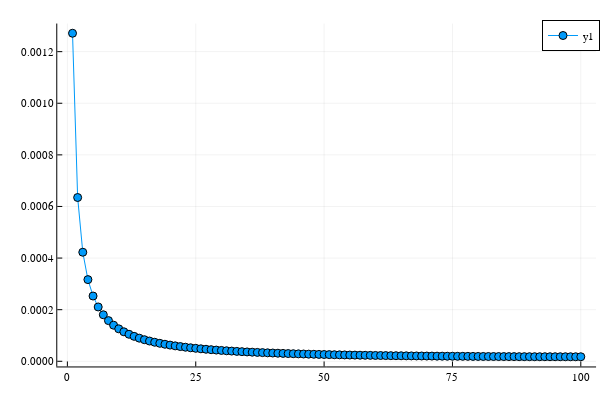

The cell this chart's notebook holds for it:
### Code cell
c = zeros(length(b[:, 2]))
for i in 1:length(b[:, 2])
    c[i] = (2 / b[i, 1]) * (sqrt(1 + b[i, 2]^2) - b[i, 2])
end
display(c)
plot(c, shape=:auto)

### Figure 1 — Plotly figure (JSON) as saved in the notebook; plotly's stock layout.template omitted (floating-point values rounded to 4 significant figures)
{"data": [{"colorbar": {"len": 0.9525, "title": "", "x": 0.9934, "y": 0.5139}, "legendgroup": "y1", "line": {"color": "rgba(0, 154, 250, 1.000)", "dash": "solid", "shape": "linear", "width": 1}, "marker": {"color": "rgba(0, 154, 250, 1.000)", "line": {"color": "rgba(0, 0, 0, 1.000)", "width": 1}, "size": 8, "symbol": "circle"}, "mode": "lines+markers", "name": "y1", "showlegend": true, "type": "scatter", "x": [1, 2, 3, 4, 5, 6, 7, 8, 9, 10, 11, 12, 13, 14, 15, 16, 17, 18, 19, 20, 21, 22, 23, 24, 25, 26, 27, 28, 29, 30, 31, 32, 33, 34, 35, 36, 37, 38, 39, 40, 41, 42, 43, 44, 45, 46, 47, 48, 49, 50, 51, 52, 53, 54, 55, 56, 57, 58, 59, 60, 61, 62, 63, 64, 65, 66, 67, 68, 69, 70, 71, 72, 73, 74, 75, 76, 77, 78, 79, 80, 81, 82, 83, 84, 85, 86, 87, 88, 89, 90, 91, 92, 93, 94, 95, 96, 97, 98, 99, 100], "xaxis": "x", "y": [0.001271, 0.0006347, 0.0004226, 0.0003165, 0.0002529, 0.0002105, 0.0001803, 0.0001576, 0.00014, 0.0001259, 0.0001143, 0.0001047, 9.664e-05, 8.97e-05, 8.369e-05, 7.843e-05, 7.381e-05, 6.97e-05, 6.603e-05, 6.273e-05, 5.976e-05, 5.705e-05, 5.459e-05, 5.234e-05, 5.027e-05, 4.837e-05, 4.661e-05, 4.498e-05, 4.347e-05, 4.206e-05, 4.075e-05, 3.952e-05, 3.837e-05, 3.729e-05, 3.628e-05, 3.532e-05, 3.442e-05, 3.358e-05, 3.277e-05, 3.202e-05, 3.13e-05, 3.062e-05, 2.997e-05, 2.936e-05, 2.878e-05, 2.822e-05, 2.769e-05, 2.719e-05, 2.671e-05, 2.625e-05, 2.582e-05, 2.54e-05, 2.5e-05, 2.462e-05, 2.425e-05, 2.39e-05, 2.357e-05, 2.325e-05, 2.294e-05, 2.265e-05, 2.237e-05, 2.21e-05, 2.184e-05, 2.159e-05, 2.136e-05, 2.113e-05, 2.091e-05, 2.07e-05, 2.05e-05, 2.03e-05, 2.012e-05, 1.994e-05, 1.977e-05, 1.961e-05, 1.945e-05, 1.93e-05, 1.916e-05, 1.903e-05, 1.89e-05, 1.877e-05, 1.866e-05, 1.855e-05, 1.844e-05, 1.834e-05, 1.825e-05, 1.816e-05, 1.808e-05, 1.801e-05, 1.794e-05, 1.788e-05, 1.782e-05, 1.777e-05, 1.772e-05, 1.768e-05, 1.765e-05, 1.762e-05, 1.76e-05, 1.759e-05, 1.758e-05, 1.758e-05], "yaxis": "y"}], "layout": {"annotations": [], "height": 400, "legend": {"bgcolor": "rgba(255, 255, 255, 1.000)", "bordercolor": "rgba(0, 0, 0, 1.000)", "borderwidth": 1, "font": {"color": "rgba(0, 0, 0, 1.000)", "family": "sans-serif", "size": 11}, "title": {"font": {"color": "rgba(0, 0, 0, 1.000)", "family": "sans-serif", "size": 15}, "text": ""}, "tracegroupgap": 0, "traceorder": "normal", "x": 1, "xanchor": "auto", "y": 1, "yanchor": "auto"}, "margin": {"b": 20, "l": 0, "r": 0, "t": 20}, "paper_bgcolor": "rgba(255, 255, 255, 1.000)", "plot_bgcolor": "rgba(255, 255, 255, 1.000)", "showlegend": true, "width": 600, "xaxis": {"anchor": "y", "domain": [0.09545, 0.9934], "gridcolor": "rgba(0, 0, 0, 0.100)", "gridwidth": 0.5, "linecolor": "rgba(0, 0, 0, 1.000)", "mirror": false, "range": [-1.97, 103.0], "showgrid": true, "showline": true, "showticklabels": true, "tickangle": 0, "tickcolor": "rgb(0, 0, 0)", "tickfont": {"color": "rgba(0, 0, 0, 1.000)", "family": "sans-serif", "size": 11}, "tickmode": "array", "ticks": "inside", "ticktext": ["0", "25", "50", "75", "100"], "tickvals": [0, 25, 50, 75, 100], "title": "", "titlefont": {"color": "rgba(0, 0, 0, 1.000)", "family": "sans-serif", "size": 15}, "type": "-", "visible": true, "zeroline": false, "zerolinecolor": "rgba(0, 0, 0, 1.000)"}, "yaxis": {"anchor": "x", "domain": [0.03762, 0.9902], "gridcolor": "rgba(0, 0, 0, 0.100)", "gridwidth": 0.5, "linecolor": "rgba(0, 0, 0, 1.000)", "mirror": false, "range": [-2.004e-05, 0.001309], "showgrid": true, "showline": true, "showticklabels": true, "tickangle": 0, "tickcolor": "rgb(0, 0, 0)", "tickfont": {"color": "rgba(0, 0, 0, 1.000)", "family": "sans-serif", "size": 11}, "tickmode": "array", "ticks": "inside", "ticktext": ["0.0000", "0.0002", "0.0004", "0.0006", "0.0008", "0.0010", "0.0012"], "tickvals": [0, 0.0002, 0.0004, 0.0006, 0.0008, 0.001, 0.0012], "title": "", "titlefont": {"color": "rgba(0, 0, 0, 1.000)", "family": "sans-serif", "size": 15}, "type": "-", "visible": true, "zeroline": false, "zerolinecolor": "rgba(0, 0, 0, 1.000)"}}}
